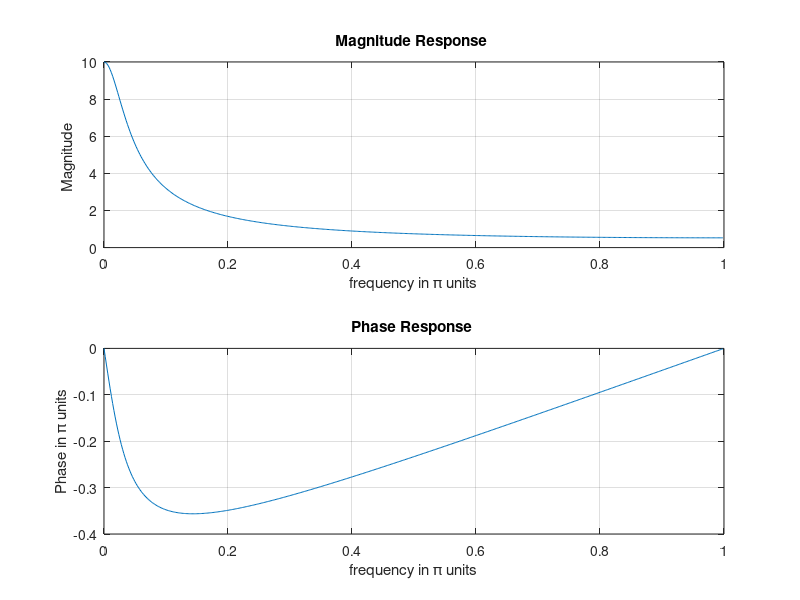

The MATLAB script that drew this image:
clc , clear all , close all
num = [1, 0]; 
den = [1, -0.9]; 
[H,w] = freqz(num ,den ,501);
magH = abs(H); 
phaH = angle(H);
subplot (2,1,1);
plot(w/pi,magH);
grid 
xlabel('frequency in \pi units');
ylabel('Magnitude '); 
title('Magnitude Response ') 
subplot (2,1,2);
plot(w/pi,phaH/pi)
grid 
xlabel('frequency in \pi units');
ylabel('Phase in \pi units');
title('Phase Response ')
